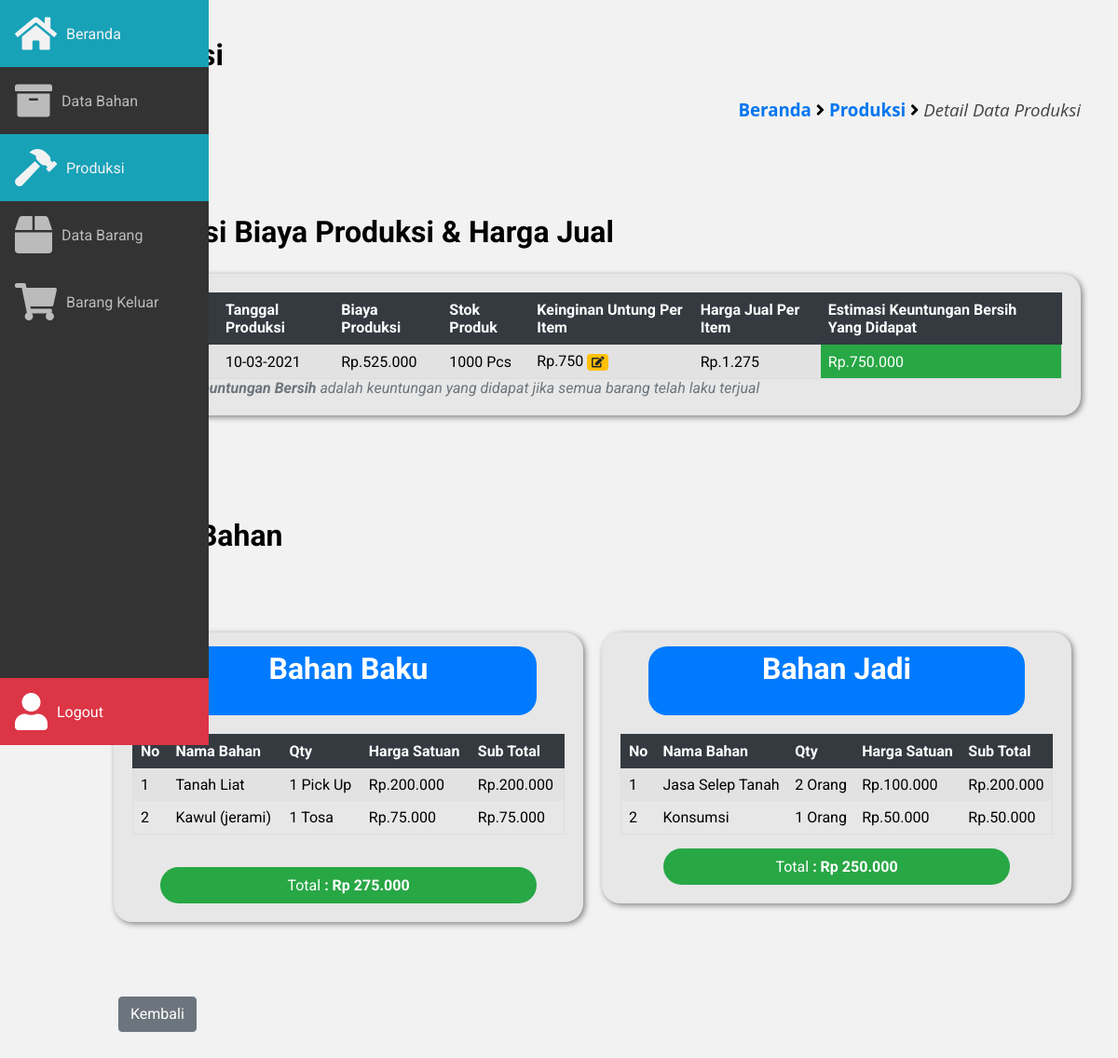
Before: /frontend/produksi/detail_produksi.php?ip=87&page=produksi with the older database file.
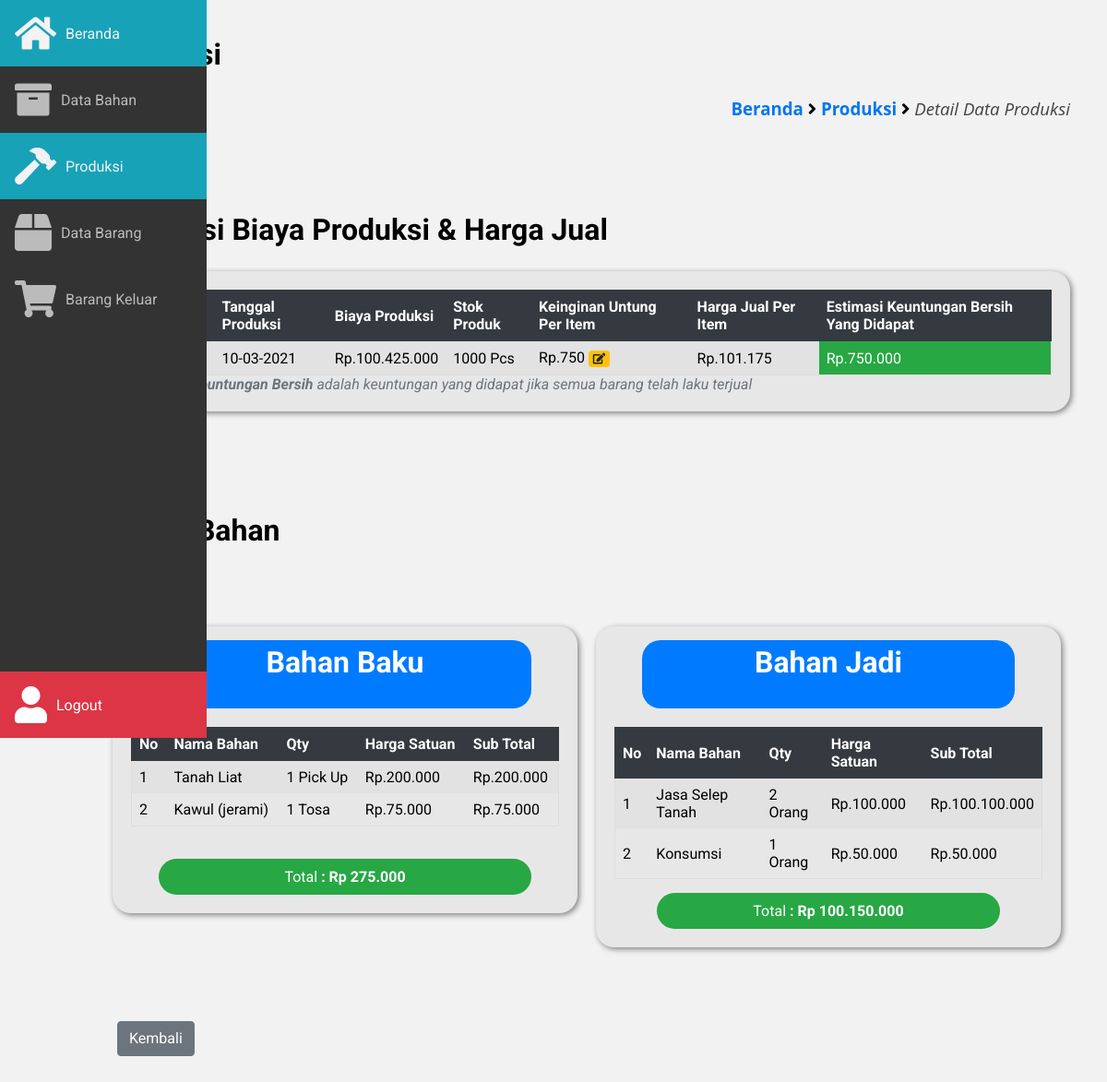
After: the same page with the newer database file.
### tables this page shows
CREATE TABLE `produksi` (
  `id_produksi` int(12) NOT NULL,
  `nama_produk` varchar(100) NOT NULL,
  `stok_produk` int(12) NOT NULL,
  `satuan_stok_produk` varchar(100) NOT NULL,
  `untung_produk` int(12) NOT NULL,
  `harga_jual` int(20) NOT NULL,
  `tgl_produksi` date NOT NULL
);

CREATE TABLE `detail_produksi` (
  `id_detail_produksi` int(12) NOT NULL,
  `produksi_id` int(12) NOT NULL,
  `bhn_id` int(12) NOT NULL,
  `qty` int(12) NOT NULL,
  `sub_total` int(12) NOT NULL
);

CREATE TABLE `bahan` (
  `id_bahan` int(11) NOT NULL,
  `nama_bahan` varchar(100) NOT NULL,
  `tgl` date NOT NULL,
  `kuantitas` int(12) NOT NULL,
  `satuan` varchar(100) NOT NULL,
  `harga` int(11) NOT NULL,
  `kategori` varchar(100) NOT NULL
);

### frontend/produksi/detail_produksi.php (the view, shortened to what this page needs)
<?php include '../../database/koneksi.php'; ?>
<!DOCTYPE html>
<html lang="pt-BR">
	<head>
		<link rel="stylesheet" href="https://pro.fontawesome.com/releases/v5.10.0/css/all.css"/>
		<link
			rel="stylesheet"
			href="https://cdn.materialdesignicons.com/4.9.95/css/materialdesignicons.min.css"
		/>
		<link rel="stylesheet" href="../../assets/css/main.css" />
		<link rel="stylesheet" href="../../assets/css/style.css" />
		<link rel="stylesheet" href="../../assets/css/sidebar.css" />
	</head>
	<body>
	<?php
		include '../layout/sidebar.php';
	?>
		<main class="main">
			<section>
				<h2>Produksi</h2>
				<div class="breadcrumb">
						<h3>
							<a href="../../beranda.php?page=beranda">Beranda</a> <i class="fa fa-angle-right"></i>
							<a href="index.php?page=produksi">Produksi</a> <i class="fa fa-angle-right"></i>
							<span class="akhir-link-breadcrumb">Detail Data Produksi</span>
						</h3>
				</div>
				<div class="container">
					<div class="baris">
						<?php
							$ip = $_GET['ip'];
							$cekData   =  "SELECT * FROM detail_produksi WHERE produksi_id = '$ip' ";
							$queryData = mysqli_query($host, $cekData);
							$cekdId    = mysqli_num_rows($queryData);
							if ($cekdId != null) {
								$sql        = "SELECT * FROM detail_produksi INNER JOIN produksi ON detail_produksi.produksi_id = produksi.id_produksi WHERE produksi_id = '$ip' ";
								$query      = mysqli_query($host, $sql);
								$list_biaya = mysqli_fetch_assoc($query);
								$sqlSum     = "SELECT SUM(sub_total) AS total_biaya_produksi FROM detail_produksi WHERE produksi_id = '$ip' ";
								$querySum   = mysqli_query($host, $sqlSum);
								$dataSum    = mysqli_fetch_assoc($querySum);
								$hargaSatuan = $dataSum['total_biaya_produksi'] / $list_biaya['stok_produk'] + $list_biaya['untung_produk'];
								$cuan        = $list_biaya['stok_produk'] * $list_biaya['untung_produk'];
						?>
							<div class="kolom-100 margin-top-50 margin-bottom-100">
								<h2>Kalkulasi Biaya Produksi & Harga Jual</h2>
								<div class="box-konten-radius backgorund-e7">
									<div class="box-badan-konten">
										<div class="table-box">
											<table class="table-responsive">
												<tr class="thead-dark">
													<th>Nama Produk</th>
													<th>Tanggal Produksi</th>
													<th>Biaya Produksi</th>
													<th>Stok Produk</th>
													<th>Keinginan Untung Per Item</th>
													<th>Harga Jual Per Item</th>
													<th>Estimasi Keuntungan Bersih Yang Didapat</th>
												</tr>
												<tr>
													<td><?= $list_biaya['nama_produk'] ?></td>
													<td><?= date('d-m-Y', strtotime($list_biaya['tgl_produksi'])) ?></td>
													<td><?= "Rp." . number_format($dataSum['total_biaya_produksi'],0, ',' , '.') ?></td>
													<td><?= $list_biaya['stok_produk'] . " " . $list_biaya['satuan_stok_produk'] ?></td>
													<td>
														<?= "Rp." . number_format($list_biaya['untung_produk'], 0, ',' , '.') ?>
														<a href="edit_untung.php?ip=<?= $list_biaya['produksi_id']?>&biaya_produksi=<?= $dataSum['total_biaya_produksi'] ?>&stok=<?= $list_biaya['stok_produk'] ?>" class="lencana lencana-kuning">
															<i class="fa fa-edit"></i>
														</a>
													</td>
													<td><?= "Rp." . number_format($hargaSatuan, 0, ',' , '.') ?></td>
													<td class="background-hijau teks-putih"><?= "Rp." . number_format($cuan, 0, ',' , '.') ?></td>
												</tr>
											</table>
											<i class="teks-mati">
												<b>* Estimasi Keuntungan Bersih</b> adalah keuntungan yang didapat jika semua barang telah laku terjual
											</i>
										</div>
									</div>
								</div>
							</div>
							<div class="kolom-50">
								<h2>Detail Bahan</h2>
								<a href="edit_detail_produksi.php?ip=<?php echo $ip?>&page=produksi" class="tmbl tmbl-kuning float-left">
								</a>
							</div>
							<div class="kolom-100 margin-bottom-50">
								<div class="kolom-50-kiri">
									<div class="box-konten-radius backgorund-e7">
										<center>
											<div class="box-header-radius-80 background-biru teks-putih">
												<h2 class="text-center">Bahan Baku</h2>
											</div>
										</center>
										<div class="box-badan-konten">
											<div class="table-box">
												<table class="table-responsive">
													<tr class="thead-dark">
														<th>No</th>
														<th>Nama Bahan</th>
														<th>Qty</th>
														<th>Harga Satuan</th>
														<th>Sub Total</th>
													</tr>
													<?php
														$nomor = 1;
														$dataBahanBaku = "SELECT * FROM detail_produksi INNER JOIN produksi ON detail_produksi.produksi_id = produksi.id_produksi INNER JOIN bahan ON detail_produksi.bhn_id = bahan.id_bahan  WHERE produksi_id = '$ip' AND kategori = 'bahan baku' ";
														$query         = mysqli_query($host, $dataBahanBaku);
														while ($bahanBaku = mysqli_fetch_assoc($query) ) {
													?>
													<tr>
														<td><?= $nomor++ ?></td>
														<td><?= $bahanBaku['nama_bahan'] ?></td>
														<td><?= $bahanBaku['qty'] . " " .  $bahanBaku['satuan'] ?></td>
														<td><?= "Rp." . number_format($bahanBaku['harga'], 0, ',' , '.') ?></td>
														<td><?= "Rp." . number_format($bahanBaku['sub_total'], 0, ',' , '.') ?></td>
													</tr>
													<?php } ?>
												</table>
											</div>
										</div>
										<center>
											<div class="kolom-kalulasi-sementara margin-bottom-20">
												<div class="box-header-radius-80 background-hijau teks-putih padding-10">
													<?php
														$sqlTotal   = mysqli_query($host, "SELECT SUM(sub_total) AS total_baku FROM detail_produksi INNER JOIN bahan ON detail_produksi.bhn_id = bahan.id_bahan  WHERE produksi_id = '$ip' AND kategori = 'bahan baku' ");
														$total      = mysqli_fetch_assoc($sqlTotal);
													?>
													Total
													<b> : <?= "Rp " . number_format($total['total_baku'],0,',','.') ?></b>
												</div>
											</div>
										</center>
									</div>
								</div>
								<div class="kolom-50-kanan">
									<div class="box-konten-radius backgorund-e7">
										<center>
											<div class="box-header-radius-80 background-biru teks-putih">
												<h2 class="text-center">Bahan Jadi</h2>
											</div>
										</center>
										<div class="box-badan-konten">
											<div class="table-box">
												<table class="table-responsive">
													<tr class="thead-dark">
														<th>No</th>
														<th>Nama Bahan</th>
														<th>Qty</th>
														<th>Harga Satuan</th>
														<th>Sub Total</th>
													</tr>
													<?php
														$nomor = 1;
														$dataBahanBaku = "SELECT * FROM detail_produksi INNER JOIN produksi ON detail_produksi.produksi_id = produksi.id_produksi INNER JOIN bahan ON detail_produksi.bhn_id = bahan.id_bahan  WHERE produksi_id = '$ip' AND kategori = 'bahan jadi' ";
														$query         = mysqli_query($host, $dataBahanBaku);
														while ($bahanBaku = mysqli_fetch_assoc($query) ) {
													?>
													<tr>
														<td><?= $nomor++ ?></td>
														<td><?= $bahanBaku['nama_bahan'] ?></td>
														<td><?= $bahanBaku['qty'] . " " .  $bahanBaku['satuan'] ?></td>
														<td><?= "Rp." . number_format($bahanBaku['harga'], 0, ',' , '.') ?></td>
														<td><?= "Rp." . number_format($bahanBaku['sub_total'], 0, ',' , '.') ?></td>
													</tr>
													<?php } ?>
												</table>
											</div>
											<center>
												<div class="kolom-kalulasi-sementara">
													<div class="box-header-radius-80 background-hijau teks-putih padding-10">
														<?php
															$sqlTotal   = mysqli_query($host, "SELECT SUM(sub_total) AS total_jadi FROM detail_produksi INNER JOIN produksi ON detail_produksi.produksi_id = produksi.id_produksi INNER JOIN bahan ON detail_produksi.bhn_id = bahan.id_bahan  WHERE produksi_id = '$ip' AND kategori = 'bahan jadi' ");
															$total      = mysqli_fetch_assoc($sqlTotal);
														?>
														Total
														<b> : <?= "Rp " . number_format($total['total_jadi'],0,',','.') ?></b>
													</div>
												</div>
											</center>
										</div>
									</div>
								</div>
							</div>
							<?php } ?>
					</div>
					<a href="index.php?page=produksi" class="tmbl tmbl-abu-abu margin-20-0 margin-bottom-50">
						Kembali
					</a>
				</div>
			</section>
		</main>
	</body>
</html>

### frontend/layout/sidebar.php
<aside class="sidebar">
	<nav>
		<ul class="sidebar__nav">
			<li>
				<a href="/Monitoring/beranda.php?page=beranda" class="sidebar__nav__link <?php if($_GET['page'] == 'beranda'){  ?>sidebar-active <?php }?>">
					<i class="fa fa-home"></i>
					<span class="sidebar__nav__text">Beranda</span>
				</a>
			</li>
			<li>
				<a href="/Monitoring/frontend/bahan/index.php?page=bahan" class="sidebar__nav__link <?php if($_GET['page'] == 'bahan'){  ?>sidebar-active <?php } ?>">
					<i class="fas fa-archive"></i>
					<span class="sidebar__nav__text">Data Bahan</span>
				</a>
			</li>
			<li>
				<a href="/Monitoring/frontend/produksi/index.php?page=produksi" class="sidebar__nav__link <?php if($_GET['page'] == 'produksi'){  ?>sidebar-active <?php } ?>">
					<i class="fas fa-hammer"></i>
					<span class="sidebar__nav__text">Produksi</span>
				</a>
			</li>
			<li>
				<a href="/Monitoring/frontend/data_barang/index.php?page=databarang" class="sidebar__nav__link <?php if($_GET['page'] == 'databarang'){  ?>sidebar-active <?php } ?>">
					<i class="fas fa-box"></i>
					<span class="sidebar__nav__text">Data Barang</span>
				</a>
			</li>
			<li>
				<a href="/Monitoring/frontend/barang_keluar/index.php?page=barangkeluar" class="sidebar__nav__link <?php if($_GET['page'] == 'barangkeluar'){  ?>sidebar-active <?php } ?>">
					<i class="fas fa-shopping-cart"></i>
					<span class="sidebar__nav__text">Barang Keluar</span>
				</a>
			</li>
			<li>
				<a onclick="return confirm('Anda yakin ingin logout ?')" href="#" class="sidebar__nav__link link-lgout">
					<i class="fas fa-user"></i>
					<span class="sidebar__nav__text">Logout</span>
				</a>
			</li>
		</ul>
	</nav>
</aside>

### assets/css/main.css (style rules this page uses)
:root { --sidebar-width: 4.5em; }
body { margin: 0; padding: 0; font-family: 'Roboto'; }
* { outline: none; box-sizing: border-box; }
.main { margin-left: auto; margin-right: auto; max-width: 100%; padding: 1.5em 1.5em; }
.main h2 { font-size: 2em; margin-top: 0px; }
@media (min-width: 572px) { .main { margin-left: var(--sidebar-width); } }
@media (min-width: 992px) { .main { padding: 2.5em; } }

### assets/css/sidebar.css (style rules this page uses)
.sidebar { background-color: #333; position: fixed; transition: width 0.2s ease; }
.sidebar nav { height: 100%; }
.sidebar .sidebar__nav { display: flex; height: 100%; list-style: none; margin: 0; padding: 0; }
.sidebar .sidebar__nav .sidebar__nav__link { align-items: center; color: #bbb; display: flex; padding-left: 20px; text-decoration: none; transition: color 0.2s ease, background-color 0.2s ease; }
.sidebar .sidebar__nav .link-lgout { background-color: #dc3545; color: white; }
.sidebar-active { background-color: #17a2b8 !important; color: #f2f2f2 !important; }
.sidebar .sidebar__nav .sidebar__nav__text { display: none; margin-left: 10px; margin-right: auto; white-space: nowrap; }
.sidebar .sidebar__nav i { align-items: center; display: flex; justify-content: center; }
@media (min-width: 572px) { .sidebar { height: 100vh; left: 0; width: var(--sidebar-width); } }
@media (min-width: 572px) { .sidebar .sidebar__nav { flex-direction: column; } }
@media (min-width: 572px) { .sidebar .sidebar__nav li:last-child { margin-top: auto; } }
@media (min-width: 572px) { .sidebar .sidebar__nav .sidebar__nav__link { padding: 1em; } }
@media (min-width: 572px) { .sidebar .sidebar__nav i { font-size: 2.5rem; } }

Changed rows visible on the page:
changed detail_produksi "Jasa Selep Tanah": sub_total "200.000" → "100.100.000"
Other visible differences:
$dataSum['total_biaya_produksi']: "525.000" → "100.425.000"
$hargaSatuan: "1.275" → "101.175"
$total['total_jadi']: "250.000" → "100.150.000"
